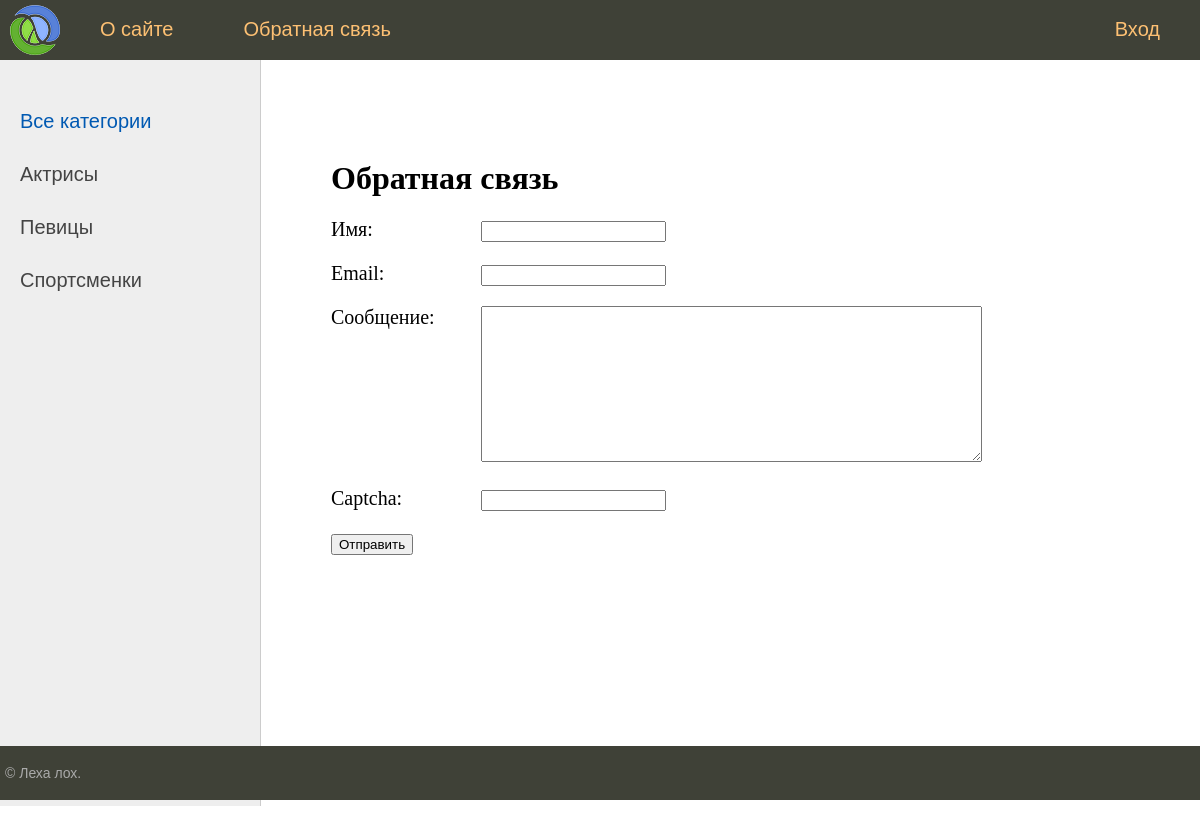
Page /contact/ on the committed database.
### women/models.py (models this page shows, shortened)
class Category(models.Model):
    name = models.CharField(max_length=100, db_index = True, verbose_name= 'Категория')
    slug = models.SlugField(max_length=255, unique=True, db_index=True, verbose_name="URL")
    def get_absolute_url(self):
        return reverse('category', kwargs={'cat_slug': self.slug})
    class Meta:
        verbose_name = 'Категории'
        verbose_name_plural = 'Категории'
        ordering = ['id']# Сортировка по умоланию как на сайте так и в админке

### women/views.py (the view, shortened to what this page needs)
# urls.py: path('contact/', ContactFormView.as_view(), name='contact'),
class ContactFormView(DataMixin, FormView):
    form_class = ContactForm
    template_name = 'women/contact.htm'
    success_url = reverse_lazy('home')
    def get_context_data(self, *, object_list=None, **kwargs):
        context = super().get_context_data(**kwargs)
        c_def = self.get_user_context(title='Обратная связь')
        return dict(list(context.items()) + list(c_def.items()))

### women/forms.py
class ContactForm(forms.Form):
    name = forms.CharField(label='Имя', max_length=255)
    email = forms.EmailField(label='Email')
    content = forms.CharField(label='Сообщение', widget=forms.Textarea(attrs={'cols': 60, 'rows': 10}))
    captcha = CaptchaField(label='Введите код с картинки')

### women/templatetags/women_tags.py (called while the page is built)
@register.simple_tag(name='getcats')
def get_categories(): # В шаблоне для использования тега(данных) обращаеся по имени функции
    return Category.objects.all()

### women/utils.py (called while the page is built)
    def get_user_context(self, **kwargs):
        context = kwargs
        cats = cache.get('cats')
        if not cats:
            cats = Category.objects.annotate(Count('women'))
            cache.set('cats', cats, 60)
        user_menu = menu.copy()
        if not self.request.user.is_authenticated:
            user_menu.pop(1) # удаляем пункт меню для не авторизованных пользователей {'title': "Добавить статью", 'url_name': 'add_page'},
        context['menu'] = user_menu
        context['cats'] = cats
        if 'cat_selected' not in context:
            context['cat_selected'] = 0
        return context

### women/templates/women/contact.htm (shortened to what this page needs)
{% extends 'women/base.htm' %}
{% block content %}
<h1>{{title}}</h1>
<form method="post">
{% for f in form %}
<p><label class="form-label" for="{{ f.id_for_label }}">{{f.label}}: </label>{{ f }}</p>
{% endfor %}
    <button type="submit">Отправить</button>
</form>
<p>{% endblock %}

### women/templates/women/base.htm (shortened to what this page needs)
{% load static %}
{% load women_tags %}
<!DOCTYPE html>
<html>
<head>
	<link type="text/css" href="{% static 'women/css/styles.css' %}" rel="stylesheet" />
</head>
<body>
<table class="table-page" border=0 cellpadding="0" cellspacing="0">
<tr><td valign=top>
{% block mainmenu %}
	<div class="header">
		<ul id="mainmenu" class="mainmenu">
		<li class="logo"><a href="{% url 'home' %}"><div class="logo"></div></a></li>
{% for m in menu %}
		<li><a href="{% url m.url_name %}">{{m.title}}</a></li>
{% endfor %}
			{% if request.user.is_authenticated %}
			<li class="last"> {{ user.username }} <a href="{% url 'logout_user'%}">| Выход</a></li>
			{% else %}
			<li class="last"><a href="{% url 'login_user'%}">Вход</a></li>
			{% endif %}
		</ul>
	</div>
{% endblock mainmenu %}
<table class="table-content" border=0 cellpadding="0" cellspacing="0">
<tr>
	<td valign="top" class="left-chapters">
	<ul id="leftchapters">
{% if cat_selected == 0 %}
		<li class="selected">Все категории</li>
{% else %}
		<li><a href="{% url 'home' %}">Все категории</a></li>
{% endif %}
{% for c in cats %}
	{% if c.women__count > 0 %}
    	{% if c.pk == cat_selected %}
        	<li class="selected">{{c.name}}</li>
    	{% else %}
        	<li><a href="{{ c.get_absolute_url }}">{{c.name}}</a></li>
		{% endif %}
    {% endif %}
{% endfor %}
	</ul>
</td>
<td valign="top" class="content">
	<div class="content-text">
{% block content %}
{% endblock %}
	</div>
</td></tr></table>
</td></tr>
<tr><td valign=top>
	<div id="footer">
		<p>&copy; Леха лох.</p>
	</div>
</td></tr></table>
</body>
</html>

### women/static/women/css/styles.css (style rules this page uses)
html, body { font-family: 'Arial'; margin: 0; padding: 0; height: 100%; width: 100%; color: #444; }
a { color: #0059b2; text-decoration: none; }
.table-page { width: 100%; height: 100%; vertical-align: top; }
.table-page tr { height: 100%; }
.header { background: #3F4137; height: 60px; }
.logo { background: url('../images/logo.png') no-repeat 10px 5px; width: 70px; height: 60px; }
ul.mainmenu { list-style: none; margin: 0; padding: 0; height: 60px; color: #fdc073; font-size: 20px; overflow: hidden; }
ul.mainmenu li { float: left; margin: 18px 40px 0 30px; }
ul.mainmenu li.logo { margin: 0; }
ul.mainmenu li.last { float: right; }
ul.mainmenu li a { color: #fdc073; text-decoration: none; }
.table-content { width: 100%; min-height: 100%; height: 100%; }
.left-chapters { margin: 0; background: #eee; border-right: 1px solid #ccc; min-height: 100%; }
.left-chapters ul { width: 230px; min-height: 100%; margin: 0; padding: 20px 10px 10px 20px; list-style: none; font-size: 20px; }
.left-chapters ul li { margin: 30px 0 0 0; color: #999; }
.left-chapters ul li.selected { color: #0059b2; }
.left-chapters ul li a { color: #444; text-decoration: none; }
.content { padding: 40px 20px 20px 40px; width: 100%; box-sizing: border-box; }
.content-text { margin: 60px 0 0 30px; color: #000; font-size: 20px; font-family: Yandex Sans Display Light; }
.content-text h1 { font-size: 32px; }
#footer { box-sizing: border-box; background: #3F4137; padding: 5px; color: #aaa; font-size: 14px; font-family: Verdana, Geneva, Arial, Helvetica; text-align: left; overflow: hidden; }
.form-label { display: inline-block; min-width: 150px; vertical-align: top; }

### rows in the picture
Category: name "Актрисы"
Category: name "Певицы"
Category: name "Спортсменки"

### other values in the picture
{{ m.title }} "О сайте" "Обратная связь"
{{ title }} "Обратная связь"
{{ f.label }} "Имя" "Email" "Сообщение" "Captcha"
